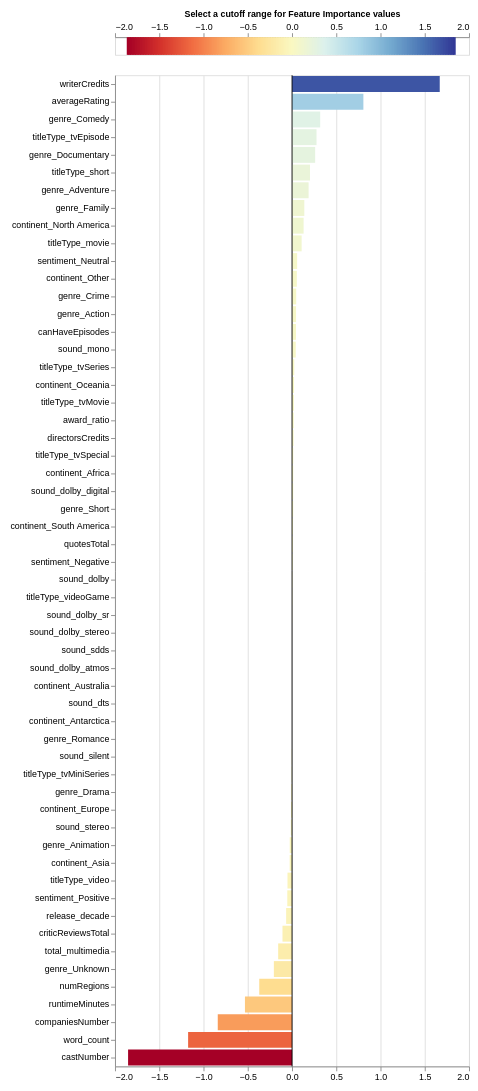

Write notebook code for a chart like this one.
### Code cell
exp.plot_features_importance()

### Figure 1 — Vega-Lite specification as saved in the notebook (floating-point values rounded to 4 significant figures; data arrays with more than 128 entries replaced by an {"elided": "..."} marker saying what was removed)
{"config": {"view": {"continuousWidth": 400, "continuousHeight": 300}, "axis": {"labelFontSize": 10, "labelLimit": 225.0}}, "vconcat": [{"layer": [{"data": {"name": "data-6bdb713039cb319c23550036bd599157"}, "mark": {"type": "rule", "strokeWidth": 3}, "encoding": {"color": {"field": "xValue", "legend": null, "scale": {"domain": [-1.853, 1.853], "domainMid": 0, "scheme": "redyellowblue"}, "type": "quantitative"}, "x": {"axis": {"orient": "top", "titleFontSize": 10}, "field": "xValue", "title": "Select a cutoff range for Feature Importance values ", "type": "quantitative"}}}, {"data": {"name": "data-c7bc3ae69e1253e8223f70a11d04b99d"}, "mark": {"type": "rect", "color": "black", "height": 20, "opacity": 0.4, "tooltip": true}, "encoding": {"x": {"field": "x_min", "type": "quantitative"}, "x2": {"field": "x_max"}, "y": {"axis": null, "field": "y", "type": "quantitative"}}, "selection": {"Cutter": {"type": "single", "fields": ["cutoff"], "bind": {"input": "range", "max": 1.853, "min": 0, "name": "Importance cutoff value (±) ", "step": 0.03705}, "init": {"cutoff": 0.0}}}, "transform": [{"calculate": "(-Cutter.cutoff)", "as": "x_min"}, {"calculate": "Cutter.cutoff", "as": "x_max"}]}], "height": 20}, {"layer": [{"data": {"name": "data-6fc9a064282797c552cf064399265002"}, "mark": "bar", "encoding": {"color": {"field": "value", "legend": null, "scale": {"domain": [-1.853, 1.853], "domainMid": 0, "scheme": "blueorange"}, "type": "quantitative"}, "tooltip": [{"field": "name", "title": "Feature", "type": "nominal"}, {"field": "value", "title": "Importance", "type": "quantitative"}], "x": {"field": "value", "title": null, "type": "quantitative"}, "y": {"field": "name", "sort": {"field": "value", "op": "mean", "order": "descending"}, "title": null, "type": "nominal"}}, "selection": {"Cutter": {"type": "single", "fields": ["cutoff"], "bind": {"input": "range", "max": 1.853, "min": 0, "name": "Importance cutoff value (±) ", "step": 0.03705}, "init": {"cutoff": 0.0}}}, "transform": [{"filter": "((datum.value > Cutter.cutoff) || (datum.value < (-Cutter.cutoff)))"}]}, {"data": {"name": "data-9c00aa9dc2b1c1a0b4bf9b34ead12925"}, "mark": "rule", "encoding": {"x": {"field": "x", "type": "quantitative"}}}]}], "padding": 10, "$schema": "https://vega.github.io/schema/vega-lite/v4.17.0.json", "datasets": {"data-6bdb713039cb319c23550036bd599157": {"elided": "200 records"}, "data-c7bc3ae69e1253e8223f70a11d04b99d": [{"y": 0, "x": -0.5, "x2": 0.5}], "data-6fc9a064282797c552cf064399265002": [{"name": "runtimeMinutes", "value": -0.5323}, {"name": "criticReviewsTotal", "value": -0.108}, {"name": "canHaveEpisodes", "value": 0.04437}, {"name": "numRegions", "value": -0.3706}, {"name": "castNumber", "value": -1.853}, {"name": "companiesNumber", "value": -0.8395}, {"name": "averageRating", "value": 0.806}, {"name": "writerCredits", "value": 1.669}, {"name": "directorsCredits", "value": 0.01706}, {"name": "quotesTotal", "value": 0.009269}, {"name": "genre_Action", "value": 0.04538}, {"name": "genre_Adventure", "value": 0.1869}, {"name": "genre_Animation", "value": -0.02608}, {"name": "genre_Comedy", "value": 0.318}, {"name": "genre_Crime", "value": 0.04698}, {"name": "genre_Documentary", "value": 0.2611}, {"name": "genre_Drama", "value": -0.009492}, {"name": "genre_Family", "value": 0.1385}, {"name": "genre_Romance", "value": -0.0004201}, {"name": "genre_Short", "value": 0.01254}, {"name": "genre_Unknown", "value": -0.2056}, {"name": "sound_Unknown", "value": 0.0}, {"name": "sound_dolby", "value": 0.00459}, {"name": "sound_dolby_atmos", "value": 4.695e-07}, {"name": "sound_dolby_digital", "value": 0.0128}, {"name": "sound_dolby_sr", "value": 0.001564}, {"name": "sound_dolby_stereo", "value": 0.000543}, {"name": "sound_dts", "value": -9.476e-08}, {"name": "sound_mono", "value": 0.04184}, {"name": "sound_sdds", "value": 1.183e-06}, {"name": "sound_silent", "value": -0.003983}, {"name": "sound_stereo", "value": -0.01415}, {"name": "continent_Africa", "value": 0.01314}, {"name": "continent_Antarctica", "value": -2.852e-07}, {"name": "continent_Asia", "value": -0.02689}, {"name": "continent_Australia", "value": -2.411e-08}, {"name": "continent_Europe", "value": -0.01175}, {"name": "continent_North America", "value": 0.1306}, {"name": "continent_Oceania", "value": 0.0226}, {"name": "continent_Other", "value": 0.05391}, {"name": "continent_South America", "value": 0.009755}, {"name": "release_decade", "value": -0.06673}, {"name": "word_count", "value": -1.174}, {"name": "award_ratio", "value": 0.01861}, {"name": "total_multimedia", "value": -0.1568}, {"name": "sentiment_Negative", "value": 0.007743}, {"name": "sentiment_Neutral", "value": 0.0577}, {"name": "sentiment_Positive", "value": -0.0538}, {"name": "titleType_movie", "value": 0.1082}, {"name": "titleType_short", "value": 0.2028}, {"name": "titleType_tvEpisode", "value": 0.2765}, {"name": "titleType_tvMiniSeries", "value": -0.005234}, {"name": "titleType_tvMovie", "value": 0.02071}, {"name": "titleType_tvSeries", "value": 0.02522}, {"name": "titleType_tvShort", "value": 0.0}, {"name": "titleType_tvSpecial", "value": 0.01356}, {"name": "titleType_video", "value": -0.05144}, {"name": "titleType_videoGame", "value": 0.00348}], "data-9c00aa9dc2b1c1a0b4bf9b34ead12925": [{"x": 0}]}}
